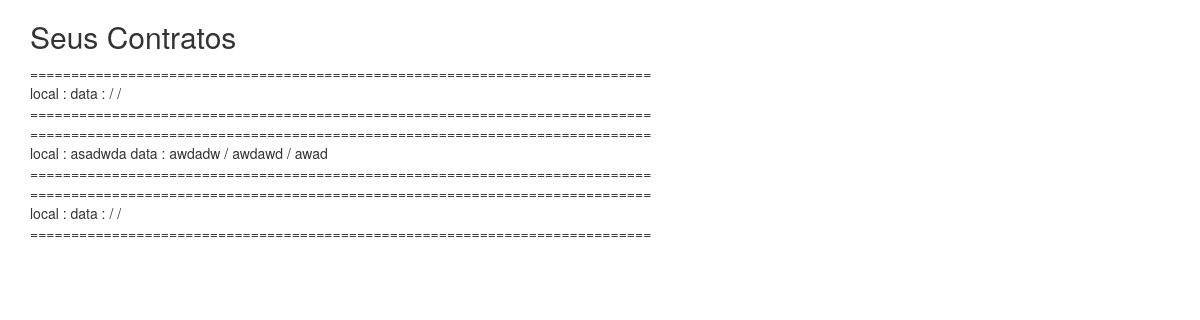
The page /lstc.php (signed in) on the database its author committed.
### tables this page shows
CREATE TABLE `CONTRATOS` (
  `ID` int(11) NOT NULL,
  `ID_M` int(11) NOT NULL,
  `ID_C` int(11) NOT NULL,
  `NOME_M` varchar(100) NOT NULL,
  `NOME_C` varchar(100) NOT NULL,
  `LOCAL` varchar(100) NOT NULL,
  `HORARIO` varchar(100) NOT NULL,
  `DIA` varchar(100) NOT NULL,
  `MES` varchar(100) NOT NULL,
  `ANO` varchar(100) NOT NULL
);

### lstc.php (the view, shortened to what this page needs)
<!DOCTYPE html>
<html lang="en">
<head>
  <link rel="stylesheet" href="https://maxcdn.bootstrapcdn.com/bootstrap/3.3.7/css/bootstrap.min.css">
</head>
<body>
<div class="container">
<h2>Seus Contratos</h2>
<?php
 include 'init.php';
$user = $_SESSION['user'];
$identificar = mysqli_query($conecta, "SELECT ID FROM MUSICO WHERE EMAIL = '$user'") or die("erro ao selecionar");
while($linha = mysqli_fetch_array($identificar)){
    $id = $linha['ID'];
}
$conectou = mysqli_query($conecta, "SELECT * FROM CONTRATOS WHERE ID_M = '$id'") or die("erro ao selecionar");
while($linha = mysqli_fetch_array($conectou)){
            $local = $linha['LOCAL'];
            $dia = $linha['DIA'];
            $mes = $linha['MES'];
            $ano = $linha['ANO'];
            echo "============================================================================<br>";
            echo "local : ".$local."  data : ".$dia." / ".$mes." / ".$ano."<br>";
            echo "============================================================================<br>";
}
?>
</div>
</body>
</html>

### rows shown on the page
contratos: LOCAL "asadwda", DIA "awdadw", MES "awdawd", ANO "awad"
